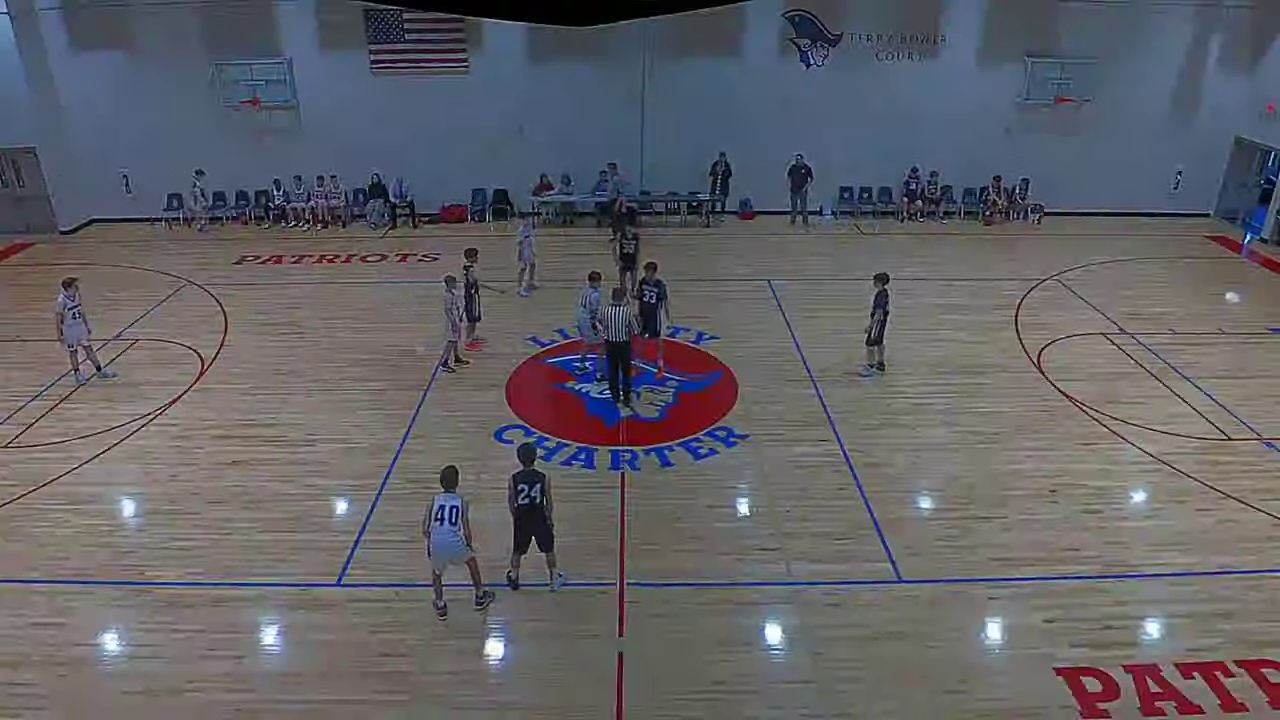
#> input picture frame 9 of q1_2min_start.webm, 1280 x 720 px, given in place of nfhs_4K_gam021ddbf1cf.mp4, which was not available
$ python extract_benchmark_final.py
#> lines starting #> are read from the running program, lines starting #| are printed output that depends on the picture; pictures that were not available may be replaced by others from this repository, and a replacement may not be noted
"""
Extract 25 benchmark frames for ball detection evaluation.
Strategy: Since we CAN'T use the detector to find balls (it's broken),
we manually pick frames from different game phases where a human
can verify ball presence.

Approach:
- 4 quarters ≈ 77 min game at 25fps = 115,851 frames
- Pick ~4 frames from each quarter (early/mid/late)
- Add extras for free throws and dead-ball periods
- Total: 25 frames covering all game states

Frame selection is HUMAN-GUIDED, not detector-based.
"""
import cv2
import os
import csv

VIDEO = '/home/monk-admin/PROJECTS/liberty-basketball-analysis/videos/nfhs_4K_gam021ddbf1cf.mp4'
OUT = '/home/monk-admin/PROJECTS/liberty-basketball-analysis/pipeline_output/benchmark_25_final'
os.makedirs(OUT, exist_ok=True)

cap = cv2.VideoCapture(VIDEO)
total = int(cap.get(cv2.CAP_PROP_FRAME_COUNT))
fps = cap.get(cv2.CAP_PROP_FPS)
W = int(cap.get(cv2.CAP_PROP_FRAME_WIDTH))
H = int(cap.get(cv2.CAP_PROP_FRAME_HEIGHT))
print(f"{total} frames, {fps}fps, {W}x{H}")

# Divide game into ~4 quarters + overtime
# Total ~77 min = 4620 seconds at 25fps ≈ 115,500 frames
# Q1: frames 0-28900 (0-19min)
# Q2: frames 28900-57800 (19-38min)
# Q3: frames 57800-86700 (38-57min)
# Q4: frames 86700-total (57-77min)

boundaries = [
    ("Q1_early", int(total * 0.05), int(total * 0.15)),
    ("Q1_mid", int(total * 0.15), int(total * 0.25)),
    ("Q2_early", int(total * 0.25), int(total * 0.35)),
    ("Q2_mid", int(total * 0.35), int(total * 0.45)),
    ("Q3_early", int(total * 0.45), int(total * 0.55)),
    ("Q3_mid", int(total * 0.55), int(total * 0.65)),
    ("Q4_early", int(total * 0.65), int(total * 0.75)),
    ("Q4_mid", int(total * 0.75), int(total * 0.85)),
]

# Pick 3 frames from each of 8 game phases = 24 frames
# Plus 1 pregame/warmup frame
import random
random.seed(42)

csv_rows = []
idx = 0

# Pregame frame
fn = int(total * 0.02)
cap.set(cv2.CAP_PROP_POS_FRAMES, fn)
ret, frame = cap.read()
#> frame is the input picture: shape (720, 1280, 3); mean B, G, R 103.2, 97.6, 97.9
if ret:
    fname = f"benchmark_{idx+1:02d}_f{fn:06d}.jpg"
    cv2.imwrite(f"{OUT}/{fname}", frame, [cv2.IMWRITE_JPEG_QUALITY, 92])
    csv_rows.append({'idx': idx+1, 'frame': fn, 'time_min': round(fn/fps/60,1), 'file': fname, 'phase': 'pregame', 'ball_x': '', 'ball_y': '', 'visible': '', 'certainty': ''})
    idx += 1

# 3 frames per phase
for phase, start, end in boundaries:
    span = end - start
    for j in range(3):
        fn = start + int(span * (j + 0.5) / 3)
        cap.set(cv2.CAP_PROP_POS_FRAMES, fn)
        ret, frame = cap.read()
        if not ret:
            continue
        fname = f"benchmark_{idx+1:02d}_f{fn:06d}.jpg"
        cv2.imwrite(f"{OUT}/{fname}", frame, [cv2.IMWRITE_JPEG_QUALITY, 92])
        csv_rows.append({'idx': idx+1, 'frame': fn, 'time_min': round(fn/fps/60,1), 'file': fname, 'phase': phase, 'ball_x': '', 'ball_y': '', 'visible': '', 'certainty': ''})
        idx += 1
#> this loop made 8 passes
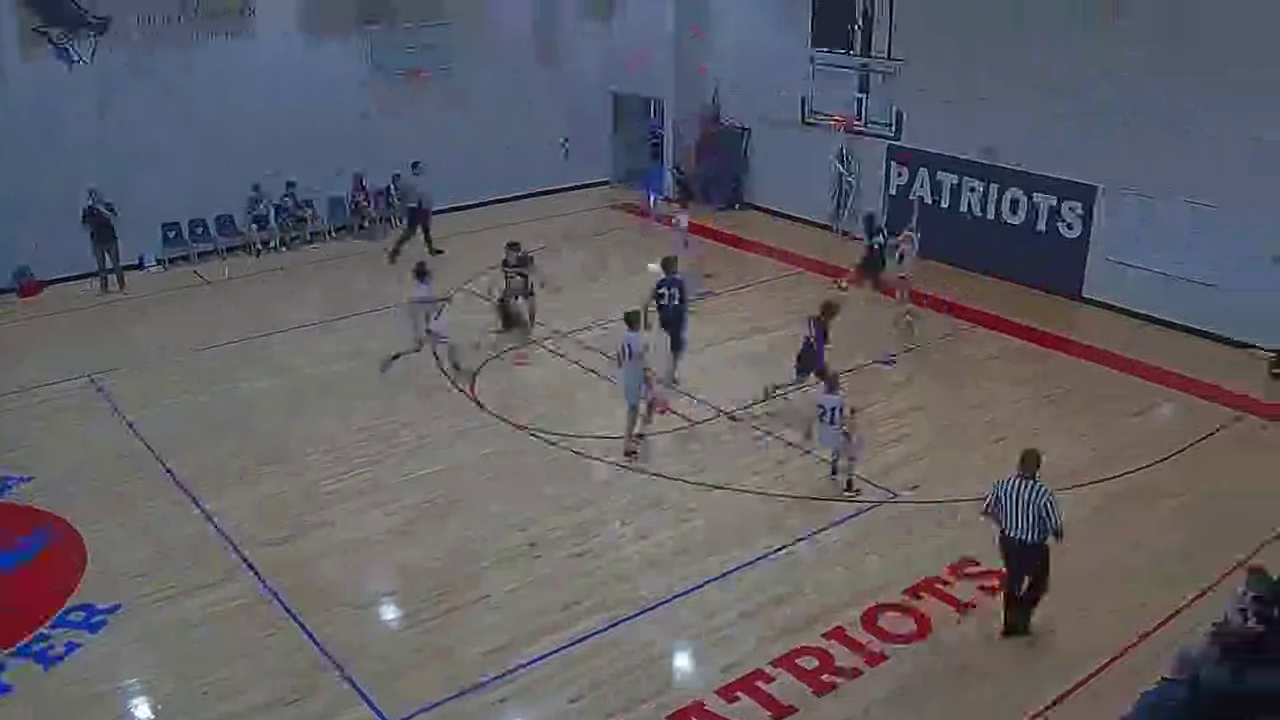
#> input picture frame 44 of q1_2min_start.webm, 1280 x 720 px, given in place of nfhs_4K_gam021ddbf1cf.mp4, which was not available
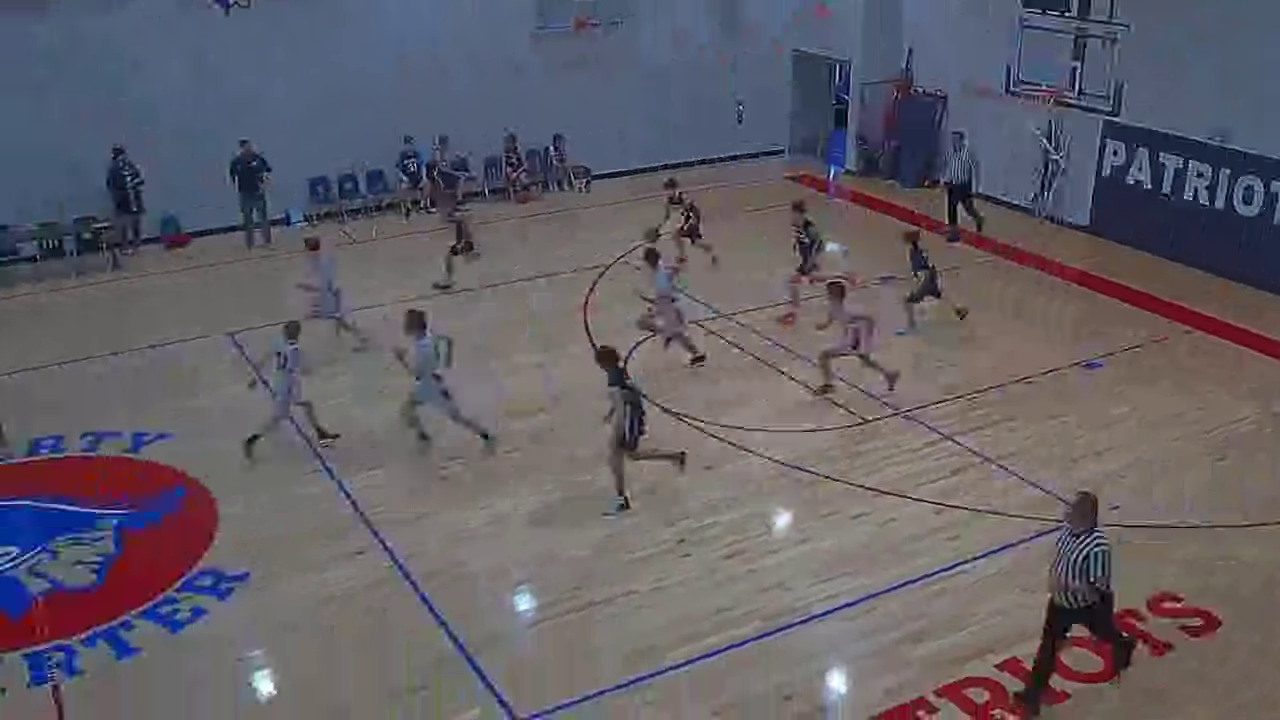
#> input picture frame 59 of q1_2min_start.webm, 1280 x 720 px, given in place of nfhs_4K_gam021ddbf1cf.mp4, which was not available
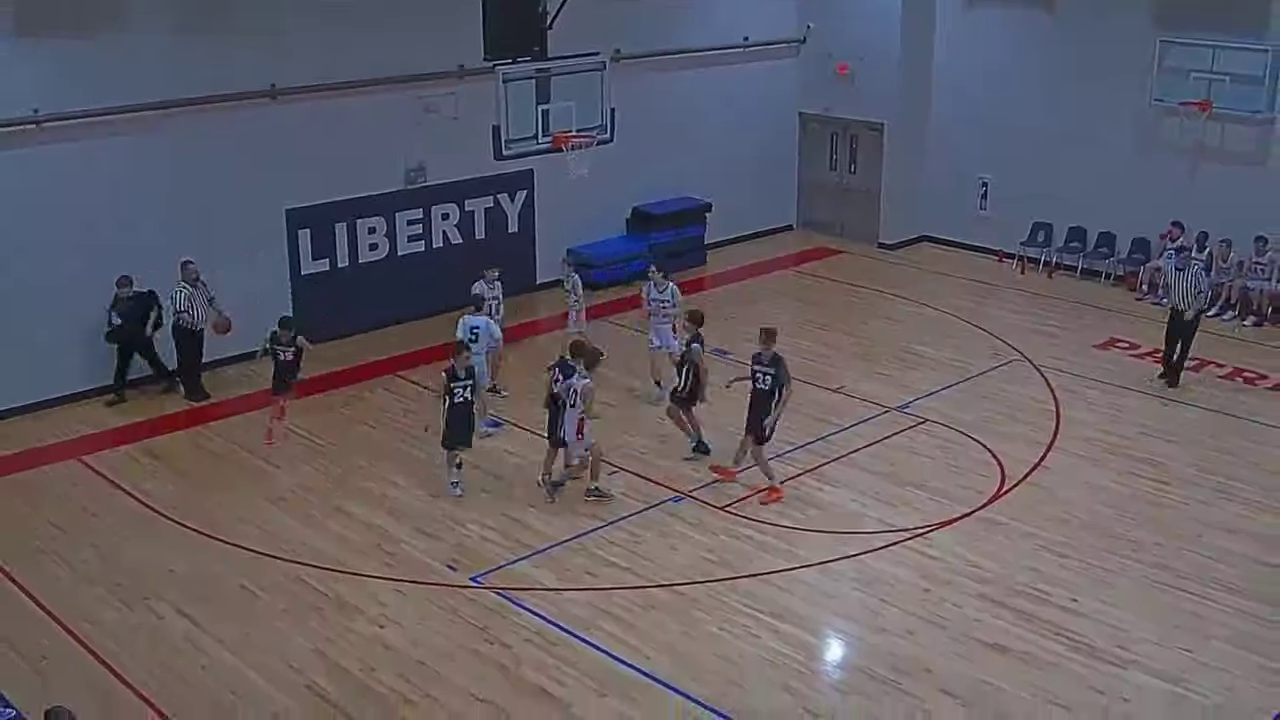
#> input picture frame 104 of q1_2min_start.webm, 1280 x 720 px, given in place of nfhs_4K_gam021ddbf1cf.mp4, which was not available
#> after the loop, csv_rows = 25 items; idx = 25

# End of game
fn = int(total * 0.95)
#> fn = 427
cap.set(cv2.CAP_PROP_POS_FRAMES, fn)
ret, frame = cap.read()
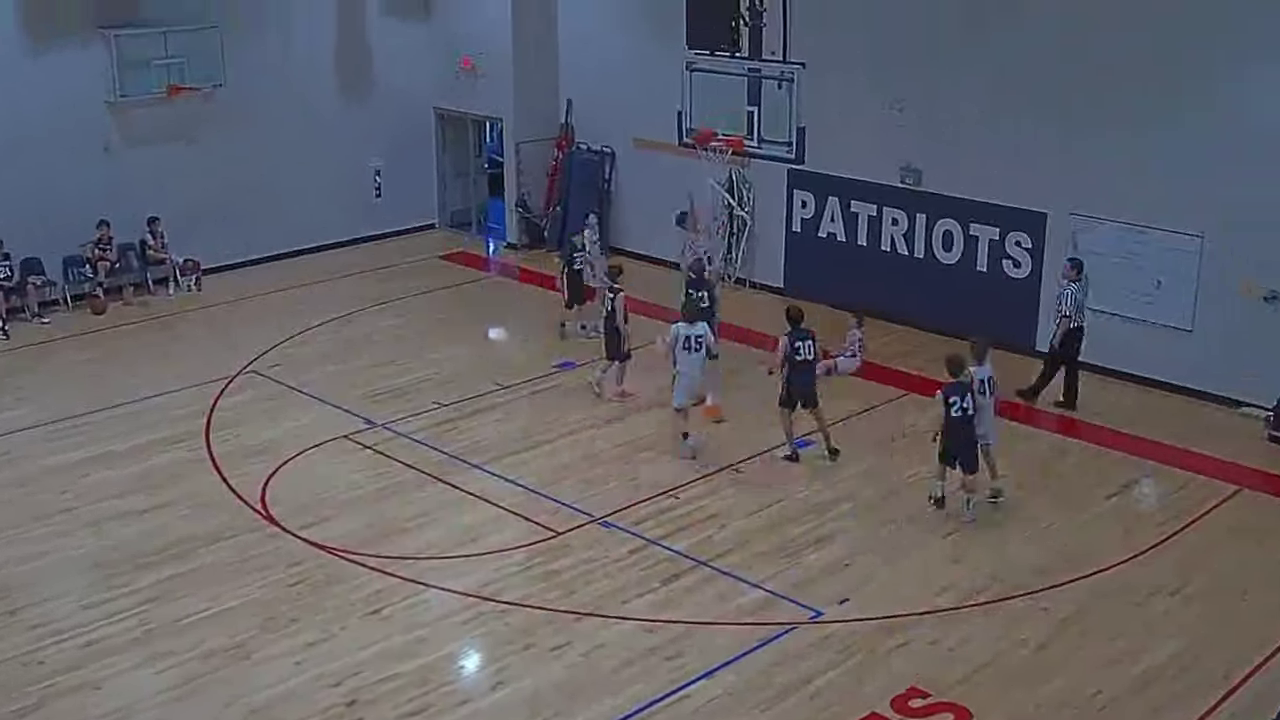
#> input picture frame 427 of q1_2min_start.webm, 1280 x 720 px, given in place of nfhs_4K_gam021ddbf1cf.mp4, which was not available
#> frame is the input picture: shape (720, 1280, 3); mean B, G, R 103.8, 96.8, 98.4
if ret:
    fname = f"benchmark_{idx+1:02d}_f{fn:06d}.jpg"
#> fname = 'benchmark_26_f000427.jpg'
    cv2.imwrite(f"{OUT}/{fname}", frame, [cv2.IMWRITE_JPEG_QUALITY, 92])
    csv_rows.append({'idx': idx+1, 'frame': fn, 'time_min': round(fn/fps/60,1), 'file': fname, 'phase': 'end_game', 'ball_x': '', 'ball_y': '', 'visible': '', 'certainty': ''})
    idx += 1
#> idx = 26

cap.release()

# Write CSV
csv_path = f"{OUT}/benchmark_labels.csv"
with open(csv_path, 'w', newline='') as f:
    w = csv.DictWriter(f, fieldnames=['idx','frame','time_min','file','phase','ball_x','ball_y','visible','certainty'])
    w.writeheader()
    w.writerows(csv_rows)

print(f"Extracted {idx} benchmark frames to {OUT}/")
#| Extracted 26 benchmark frames to /home/monk-admin/PROJECTS/liberty-basketball-analysis/pipeline_output/benchmark_25_final/
print(f"CSV: {csv_path}")
for r in csv_rows:
    print(f"  #{r['idx']:02d} F{r['frame']:06d} @ {r['time_min']:.1f}min [{r['phase']}]")
#> this loop made 26 passes
#|   #01 F000009 @ 0.0min [pregame]
#|   #02 F000029 @ 0.1min [Q1_early]
#|   #03 F000044 @ 0.2min [Q1_early]
#|   #04 F000059 @ 0.3min [Q1_early]
#|   #05 F000074 @ 0.3min [Q1_mid]
#> (further printed lines are left out)

$ run again, starting later in the video
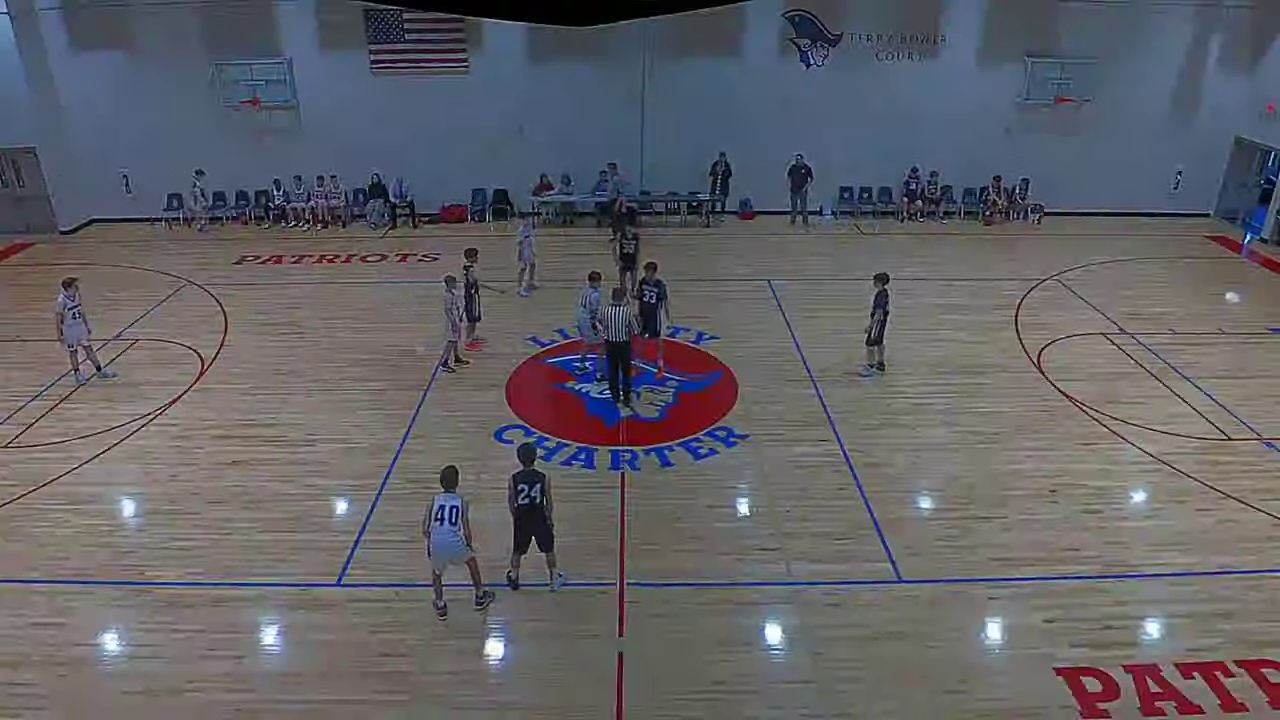
#> input picture frame 9 of q1_2min_start.webm, 1280 x 720 px, given in place of nfhs_4K_gam021ddbf1cf.mp4, which was not available
#> frame is the input picture: shape (720, 1280, 3); mean B, G, R 103.2, 97.6, 97.9
#> the loop `for phase, start, end in boundaries:` made 8 passes
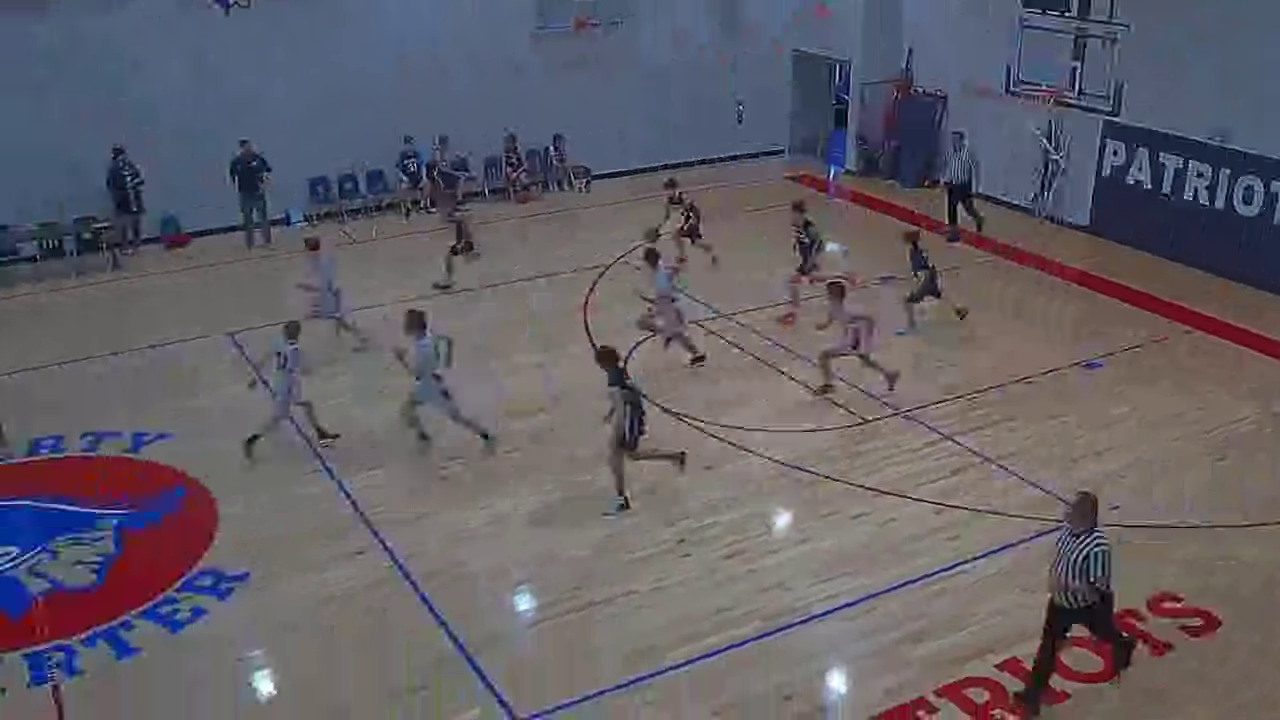
#> input picture frame 59 of q1_2min_start.webm, 1280 x 720 px, given in place of nfhs_4K_gam021ddbf1cf.mp4, which was not available
#> after the loop `for phase, start, end in boundaries:`: csv_rows = 25 items; idx = 25
#> fn = 427
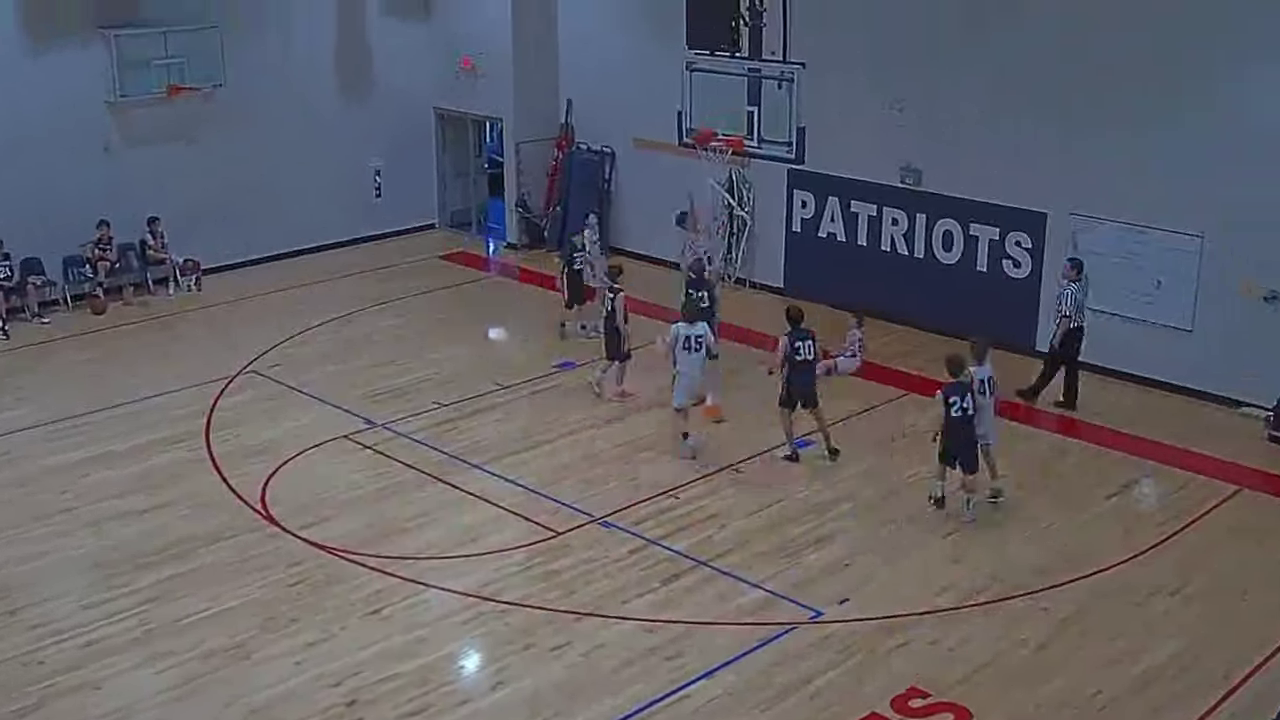
#> input picture frame 427 of q1_2min_start.webm, 1280 x 720 px, given in place of nfhs_4K_gam021ddbf1cf.mp4, which was not available
#> frame is the input picture: shape (720, 1280, 3); mean B, G, R 103.8, 96.8, 98.4
#> fname = 'benchmark_26_f000427.jpg'
#> `idx += 1`: idx = 26
#| Extracted 26 benchmark frames to /home/monk-admin/PROJECTS/liberty-basketball-analysis/pipeline_output/benchmark_25_final/
#> the loop `for r in csv_rows:` made 26 passes
#|   #01 F000009 @ 0.0min [pregame]
#|   #02 F000029 @ 0.1min [Q1_early]
#|   #03 F000044 @ 0.2min [Q1_early]
#|   #04 F000059 @ 0.3min [Q1_early]
#|   #05 F000074 @ 0.3min [Q1_mid]
#> (further printed lines are left out)
